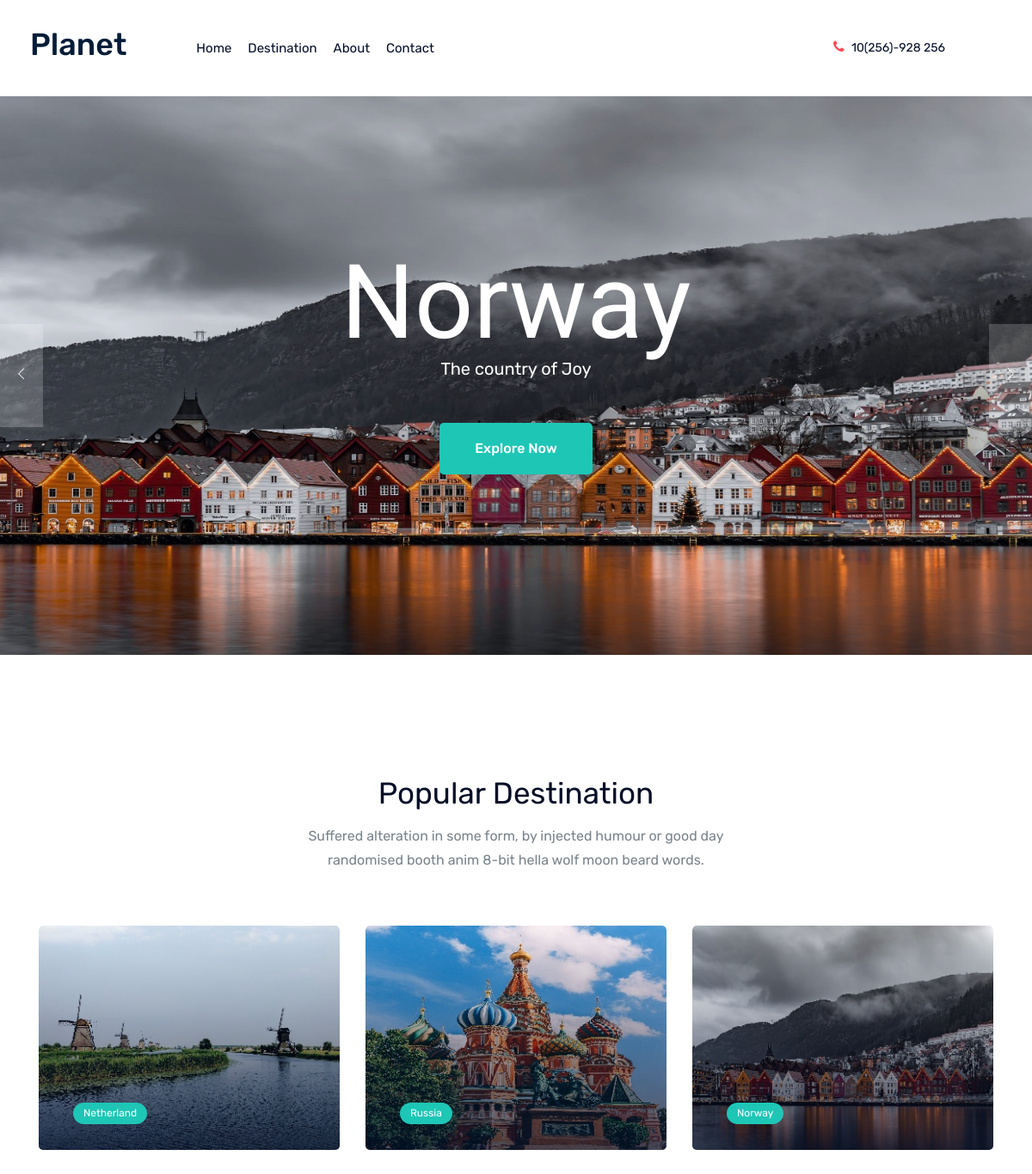
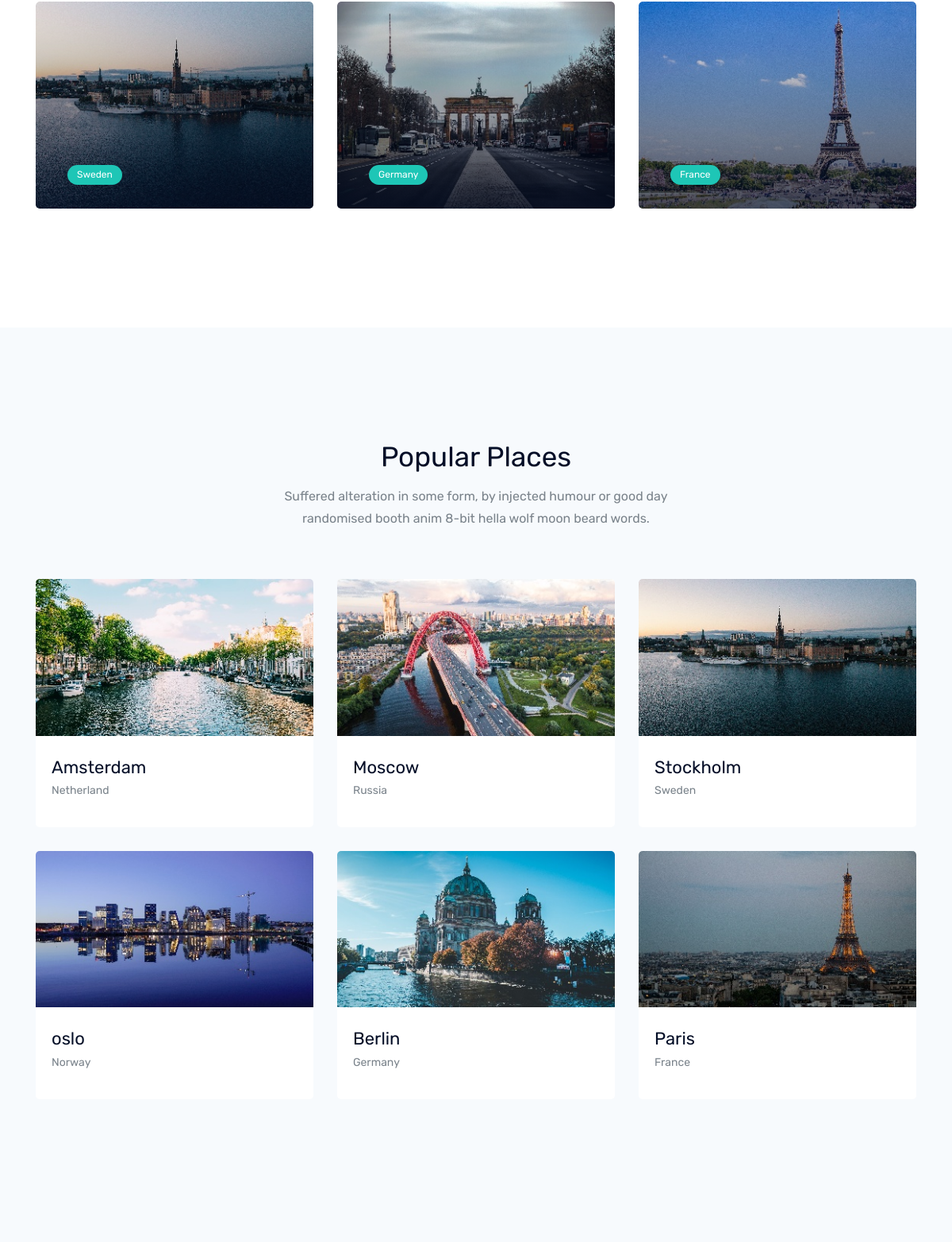
The page / on the database its author committed (2 pictures, top to bottom).
### destinations/models.py (models this page shows, shortened)
class slider(models.Model):
    slide_id = models.ForeignKey(to='countries', on_delete=models.CASCADE)
    class Meta:
        verbose_name = 'Slider'
        verbose_name_plural = 'Slider'

class countries(models.Model):
    name = models.CharField(max_length=15, verbose_name="Country name", unique=True)
    small_pic = models.ImageField(upload_to='c_pics', verbose_name="Thumpnail")
    large_pic = models.ImageField(upload_to='c_pics', verbose_name="Picture")
    description = models.CharField(max_length=30, verbose_name="Description")
    class Meta:
        verbose_name = 'Countries'
        verbose_name_plural = 'Countries'

class popular_countries(models.Model):
    cou_id = models.ForeignKey(to='countries', on_delete=models.CASCADE)
    class Meta:
        verbose_name = 'Popular Countries'
        verbose_name_plural = 'Popular Countries'

class popular_places(models.Model):
    dest_id = models.ForeignKey(to='destinations', on_delete=models.CASCADE)
    class Meta:
        verbose_name = 'Popular places'
        verbose_name_plural = 'Popular places'

class destinations(models.Model):
    name = models.CharField(max_length=35, verbose_name="Destination name", unique=True)
    country = models.ForeignKey(to='countries', on_delete=models.CASCADE)
    small_pic = models.ImageField(upload_to='d_pics', verbose_name="Thumpnail")
    large_pic = models.ImageField(upload_to='d_pics', verbose_name="Picture")
    s_desc = models.CharField(max_length=30, verbose_name="small Description")
    l_desc = models.TextField(verbose_name="Large Description")
    class Meta:
        verbose_name = 'Destination'
        verbose_name_plural = 'Destinations'

### destinations/views.py (the view)
# urls.py: path('', index),
def index(request):
    pop_dest = popular_places.objects.all().order_by('dest_id').reverse()
    pop = popular_countries.objects.all().order_by('cou_id').reverse()
    slide = slider.objects.all().order_by('slide_id').reverse()
    return render(request, 'index.html', {'pops': pop, 'slides': slide, 'pop_dests': pop_dest})

### destinations/templates/index.html
{% extends 'header.html' %}
{% load static %}
  {% block body %}
    <div class="slider_area">
        <div class="slider_active owl-carousel">
            {% for slide in slides|slice:'3' %}
            <div style="background-image: url('{{ slide.slide_id.large_pic.url }}')" class="single_slider d-flex align-items-center overlay">
                <div class="container">
                    <div class="row align-items-center">
                        <div class="col-xl-12 col-md-12">
                            <div class="slider_text text-center">
                                <h3>{{ slide.slide_id.name }}</h3>
                                <p>{{ slide.slide_id.description }}</p>
                                <a href="/destinations/{{ slide.slide_id.name }}" class="boxed-btn3">Explore Now</a>
                            </div>
                        </div>
                    </div>
                </div>
            </div>
            {% endfor %}
        </div>
    </div>
    <div class="popular_destination_area">
        <div class="container">
            <div class="row justify-content-center">
                <div class="col-lg-6">
                    <div class="section_title text-center mb_70">
                        <h3>Popular Destination</h3>
                        <p>Suffered alteration in some form, by injected humour or good day randomised booth anim 8-bit hella wolf moon beard words.</p>
                    </div>
                </div>
            </div>
            <div class="row">
                {% for pop in pops %}
                <div class="col-lg-4 col-md-6">
                    <div class="single_destination">
                        <div class="thumb">
                            <img src="{{ pop.cou_id.small_pic.url }}" alt="">
                        </div>
                        <div class="content">
                            <p class="d-flex align-items-center"><a href="/destinations/{{ pop.cou_id.name }}">{{ pop.cou_id.name }}</a> </p>
                        </div>
                    </div>
                </div>
                {% endfor %}
            </div>
        </div>
    </div>
    <div class="popular_places_area">
        <div class="container">
            <div class="row justify-content-center">
                <div class="col-lg-6">
                    <div class="section_title text-center mb_70">
                        <h3>Popular Places</h3>
                        <p>Suffered alteration in some form, by injected humour or good day randomised booth anim 8-bit hella wolf moon beard words.</p>
                    </div>
                </div>
            </div>
            <div class="row">
                {% for pop_dest in pop_dests|slice:'6' %}
                <div class="col-lg-4 col-md-6">
                    <div class="single_place">
                        <div class="thumb">
                            <img src="{{ pop_dest.dest_id.small_pic.url }}" alt="">
                        </div>
                        <div class="place_info">
                            <a href="/destination/{{ pop_dest.dest_id.name }}"><h3>{{ pop_dest.dest_id.name }}</h3></a>
                            <p>{{ pop_dest.dest_id.country.name }}</p>
                        </div>
                    </div>
                </div>
                {% endfor %}
            </div>
        </div>
    </div>
 {% endblock %}

### destinations/templates/header.html (shortened to what this page needs)
<!doctype html>
<html class="no-js" lang="zxx">
{% load static %}
<head>
    <link rel="stylesheet" href="{% static 'css/bootstrap.min.css' %}">
    <link rel="stylesheet" href="{% static 'css/owl.carousel.min.css' %}">
    <link rel="stylesheet" href="{% static 'css/magnific-popup.css' %}">
    <link rel="stylesheet" href="{% static 'css/font-awesome.min.css' %}">
    <link rel="stylesheet" href="{% static 'css/themify-icons.css' %}">
    <link rel="stylesheet" href="{% static 'css/nice-select.css' %}">
    <link rel="stylesheet" href="{% static 'css/flaticon.css' %}">
    <link rel="stylesheet" href="{% static 'css/gijgo.css' %}">
    <link rel="stylesheet" href="{% static 'css/animate.css' %}">
    <link rel="stylesheet" href="{% static 'css/slick.css' %}">
    <link rel="stylesheet" href="{% static 'css/slicknav.css' %}">
    <link rel="stylesheet" href="https://ajax.googleapis.com/ajax/libs/jqueryui/1.11.2/themes/smoothness/jquery-ui.css">
    <link rel="stylesheet" href="{% static 'css/style.css' %}">
</head>
<body>
    <header>
        <div class="header-area ">
            <div id="sticky-header" class="main-header-area">
                <div class="container-fluid">
                    <div class="header_bottom_border">
                        <div class="row align-items-center">
                            <div class="col-xl-2 col-lg-2">
                                <div class="logo">
                                    <a href="/">
                                        <h1>Planet</h1>
                                    </a>
                                </div>
                            </div>
                            <div class="col-xl-6 col-lg-6">
                                <div class="main-menu  d-none d-lg-block">
                                    <nav>
                                        <ul id="navigation">
                                            <li><a class="active" href="/">home</a></li>
                                            <li><a class="" href="/destinations/France/">Destination</a> </li>
                                            <li><a href="/about">About</a></li>
                                            <li><a href="/contact">Contact</a></li>
                                        </ul>
                                    </nav>
                                </div>
                            </div>
                            <div class="col-xl-4 col-lg-4 d-none d-lg-block">
                                <div class="social_wrap d-flex align-items-center justify-content-end">
                                    <div class="number">
                                        <p> <i class="fa fa-phone"></i> 10(256)-928 256</p>
                                    </div>
                                </div>
                            </div>
                            <div class="col-12">
                            </div>
                        </div>
                    </div>
                </div>
            </div>
        </div>
    </header>
   {% block body %}
   {% endblock %}
</body>
</html>

### rows shown on the page
slider: slide_id.large_pic (picture), slide_id.name "Norway", slide_id.description "The country of Joy"
popular_countries: cou_id.small_pic (picture), cou_id.name "Netherland"
popular_countries: cou_id.small_pic (picture), cou_id.name "Russia"
popular_countries: cou_id.small_pic (picture), cou_id.name "Norway"
popular_countries: cou_id.small_pic (picture), cou_id.name "Sweden"
popular_countries: cou_id.small_pic (picture), cou_id.name "Germany"
popular_countries: cou_id.small_pic (picture), cou_id.name "France"
popular_places: dest_id.small_pic (picture), dest_id.name "Amsterdam", dest_id.country.name "Netherland"
popular_places: dest_id.small_pic (picture), dest_id.name "Moscow", dest_id.country.name "Russia"
popular_places: dest_id.small_pic (picture), dest_id.name "Stockholm", dest_id.country.name "Sweden"
popular_places: dest_id.small_pic (picture), dest_id.name "oslo", dest_id.country.name "Norway"
popular_places: dest_id.small_pic (picture), dest_id.name "Berlin", dest_id.country.name "Germany"
popular_places: dest_id.small_pic (picture), dest_id.name "Paris", dest_id.country.name "France"
